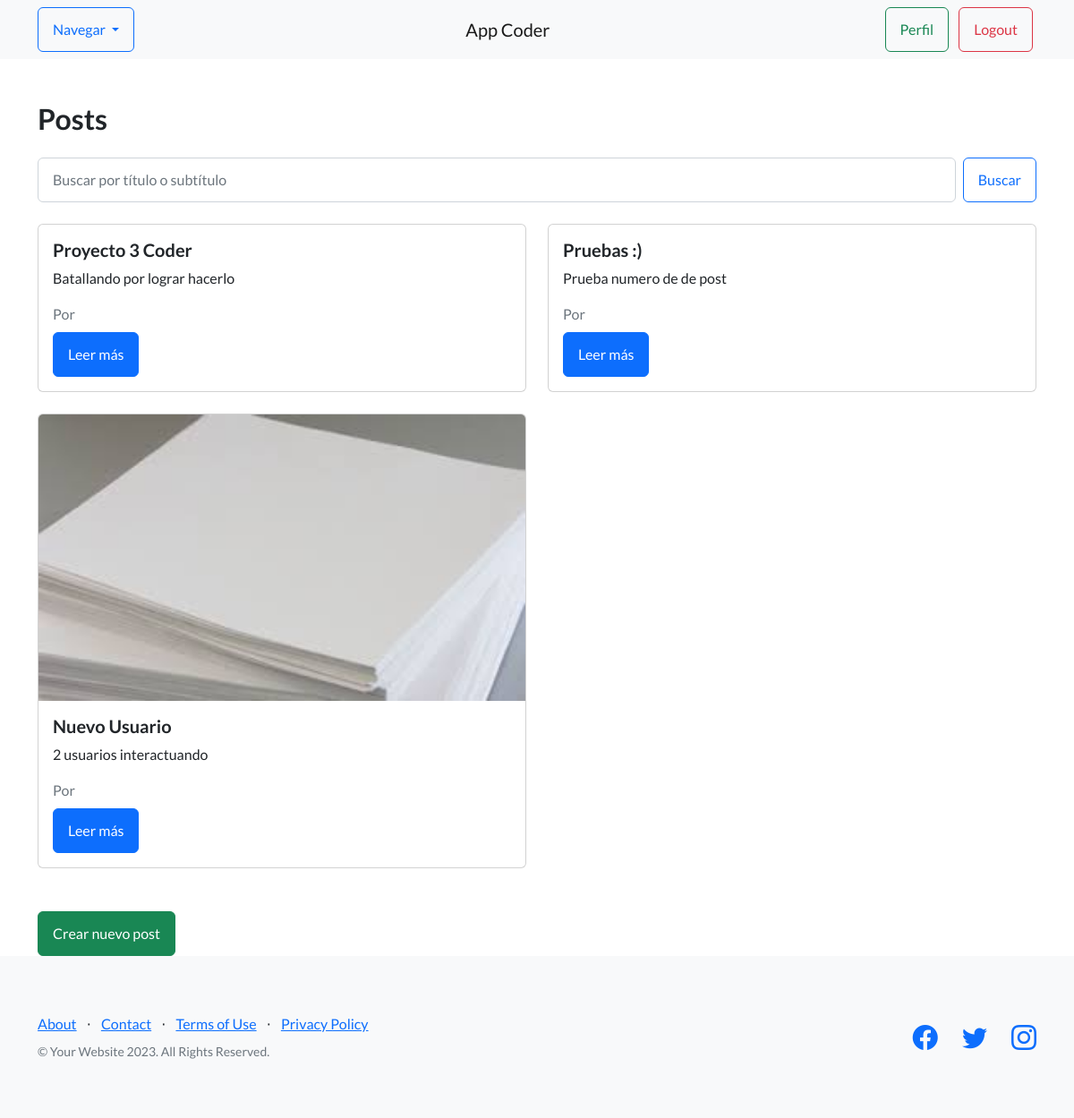
The app's page /pages/ (signed in) with its own data.
### blog/models.py (models this page shows, shortened)
class Post(models.Model):
    titulo = models.CharField(max_length=100)
    subtitulo = models.CharField(max_length=200)
    contenido = RichTextField()
    imagen = models.ImageField(upload_to='posts/', blank=True, null=True)
    fecha = models.DateTimeField(auto_now_add=True)
    author = models.ForeignKey(User, on_delete=models.CASCADE, related_name='blog_posts')  # Necesario si quieres saber quién publicó

### blog/views.py (the view)
# urls.py: path('', PostListView.as_view(), name='post-list'),  # lista de posts en /pages/
class PostListView(ListView):
    model = Post
    template_name = 'AppCoder/Blog/post_list.html'
    context_object_name = 'posts'
    def get_queryset(self):
        queryset = super().get_queryset()
        query = self.request.GET.get('q')
        if query:
            queryset = queryset.filter(
                Q(titulo__icontains=query) | Q(subtitulo__icontains=query)
            )
        return queryset

### AppCoder/templates/AppCoder/Blog/post_list.html (shortened to what this page needs)
{% extends 'AppCoder/Padre.html' %}
{% block content %}
<div class="container mt-5">
    <h2 class="mb-4">Posts</h2>
        <form method="get" class="mb-4 d-flex gap-2">
            <input type="text" name="q" class="form-control" placeholder="Buscar por título o subtítulo" value="{{ request.GET.q }}">
            <button class="btn btn-outline-primary" type="submit">Buscar</button>
        </form>
    {% if posts %}
        <div class="row">
            {% for post in posts %}
                <div class="col-md-6 mb-4">
                    <div class="card h-100">
                        {% if post.imagen %}
                            <img src="{{ post.imagen.url }}" class="card-img-top" alt="{{ post.titulo }}">
                        {% endif %}
                        <div class="card-body">
                            <h5 class="card-title">{{ post.titulo }}</h5>
                            <p class="card-text">{{ post.subtitulo }}</p>
                            <p class="text-muted mb-2">Por {{ post.autor.username }}</p>
                            <a href="{% url 'post-detail' post.pk %}" class="btn btn-primary">Leer más</a>
                        </div>
                    </div>
                </div>
            {% endfor %}
        </div>
    {% else %}
        <p>No hay páginas aún.</p>
    {% endif %}
    {% if user.is_authenticated or user.is_staff %}
        <a href="{% url 'post-crear' %}" class="btn btn-success mt-4">Crear nuevo post</a>
    {% endif %}
</div>
{% endblock %}

### records on screen
Post: titulo "Proyecto 3 Coder", subtitulo "Batallando por lograr hacerlo"
Post: titulo "Pruebas :)", subtitulo "Prueba numero de de post"
Post: imagen (picture), titulo "Nuevo Usuario", subtitulo "2 usuarios interactuando"
